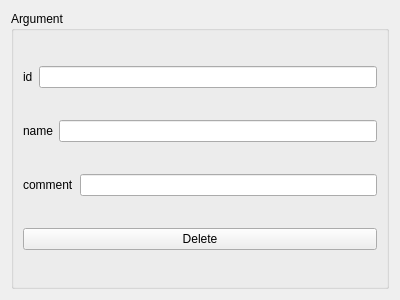
<?xml version="1.0" encoding="UTF-8"?>
<ui version="4.0">
 <class>CmdArg</class>
 <widget class="QWidget" name="CmdArg">
  <property name="geometry">
   <rect>
    <x>0</x>
    <y>0</y>
    <width>400</width>
    <height>300</height>
   </rect>
  </property>
  <property name="minimumSize">
   <size>
    <width>300</width>
    <height>0</height>
   </size>
  </property>
  <property name="windowTitle">
   <string>CmdArg</string>
  </property>
  <layout class="QVBoxLayout" name="verticalLayout_2">
   <item>
    <widget class="QGroupBox" name="groupBox">
     <property name="title">
      <string>Argument</string>
     </property>
     <layout class="QVBoxLayout" name="verticalLayout_3">
      <item>
       <layout class="QHBoxLayout" name="horizontalLayout_2">
        <item>
         <widget class="QLabel" name="idLabel">
          <property name="text">
           <string>id</string>
          </property>
         </widget>
        </item>
        <item>
         <widget class="QLineEdit" name="idEdit"/>
        </item>
       </layout>
      </item>
      <item>
       <layout class="QHBoxLayout" name="horizontalLayout">
        <item>
         <widget class="QLabel" name="nameLabel">
          <property name="text">
           <string>name</string>
          </property>
         </widget>
        </item>
        <item>
         <widget class="QLineEdit" name="nameEdit"/>
        </item>
       </layout>
      </item>
      <item>
       <layout class="QHBoxLayout" name="horizontalLayout_3">
        <item>
         <widget class="QLabel" name="commentLabel">
          <property name="text">
           <string>comment</string>
          </property>
         </widget>
        </item>
        <item>
         <widget class="QLineEdit" name="commentEdit"/>
        </item>
       </layout>
      </item>
      <item>
       <widget class="QPushButton" name="deleteArgButton">
        <property name="text">
         <string>Delete</string>
        </property>
       </widget>
      </item>
     </layout>
    </widget>
   </item>
  </layout>
 </widget>
 <resources/>
 <connections/>
</ui>
